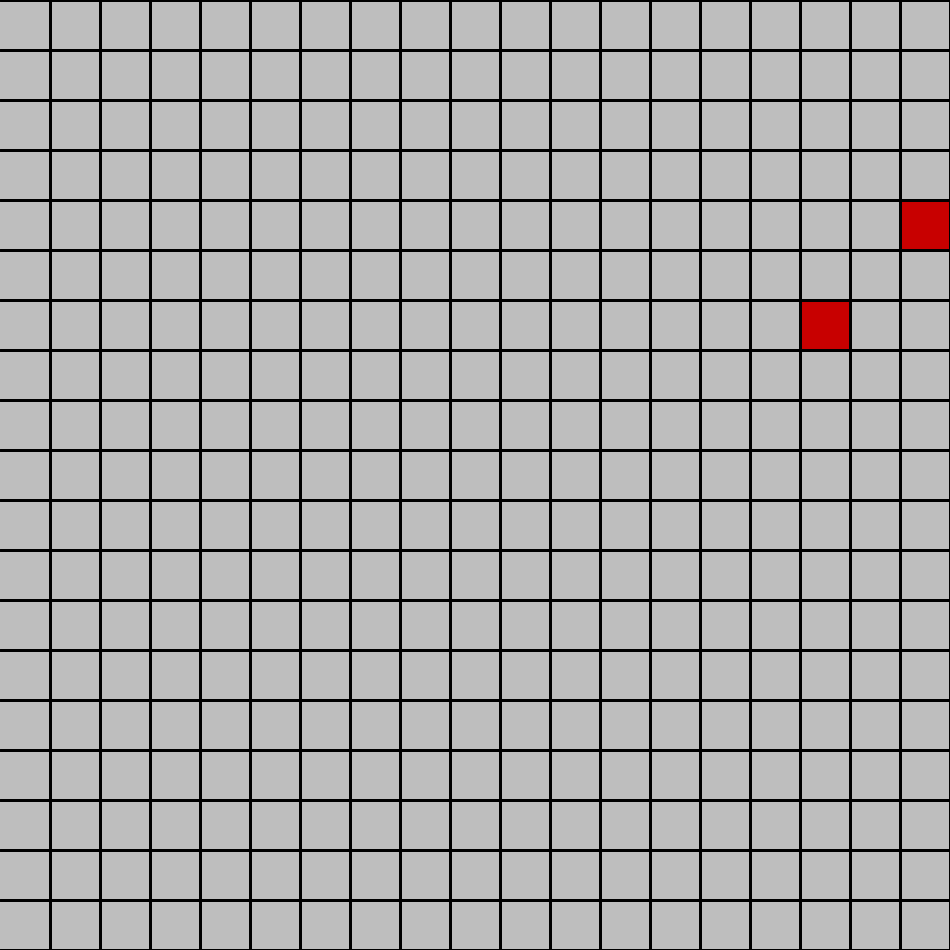
Frame 1 (no input)
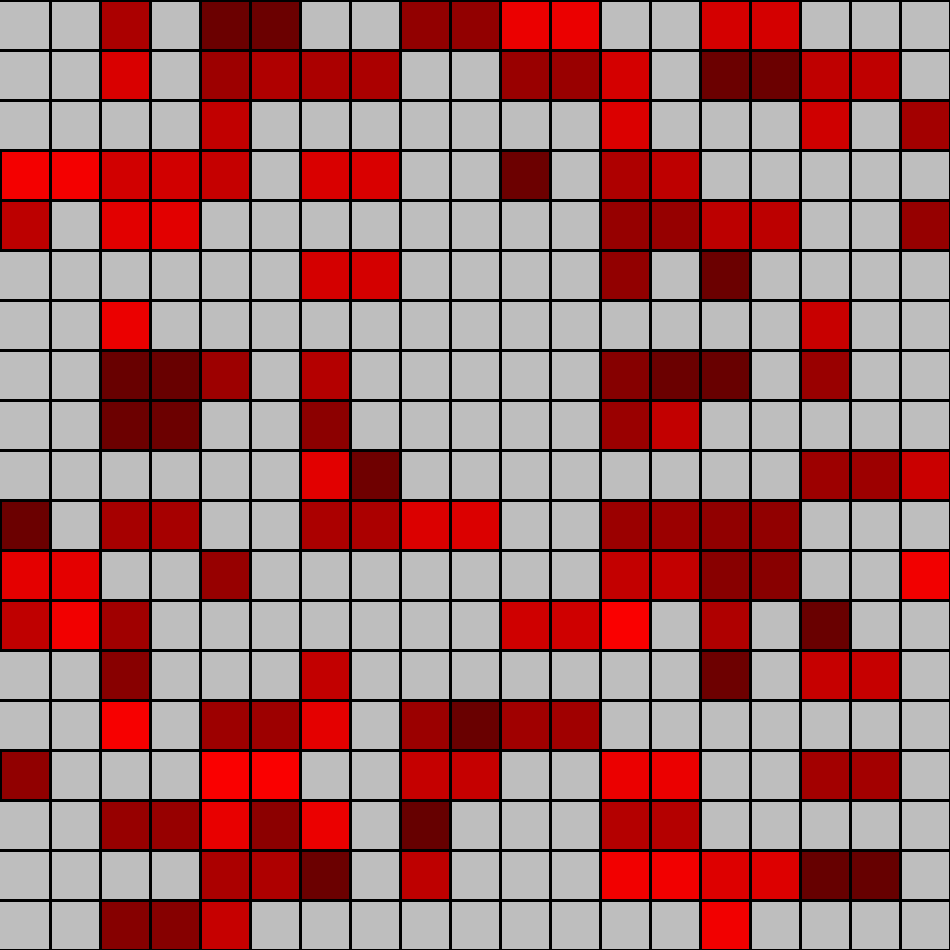
Frame 60 (the mouse pressed at the canvas centre just before this capture)
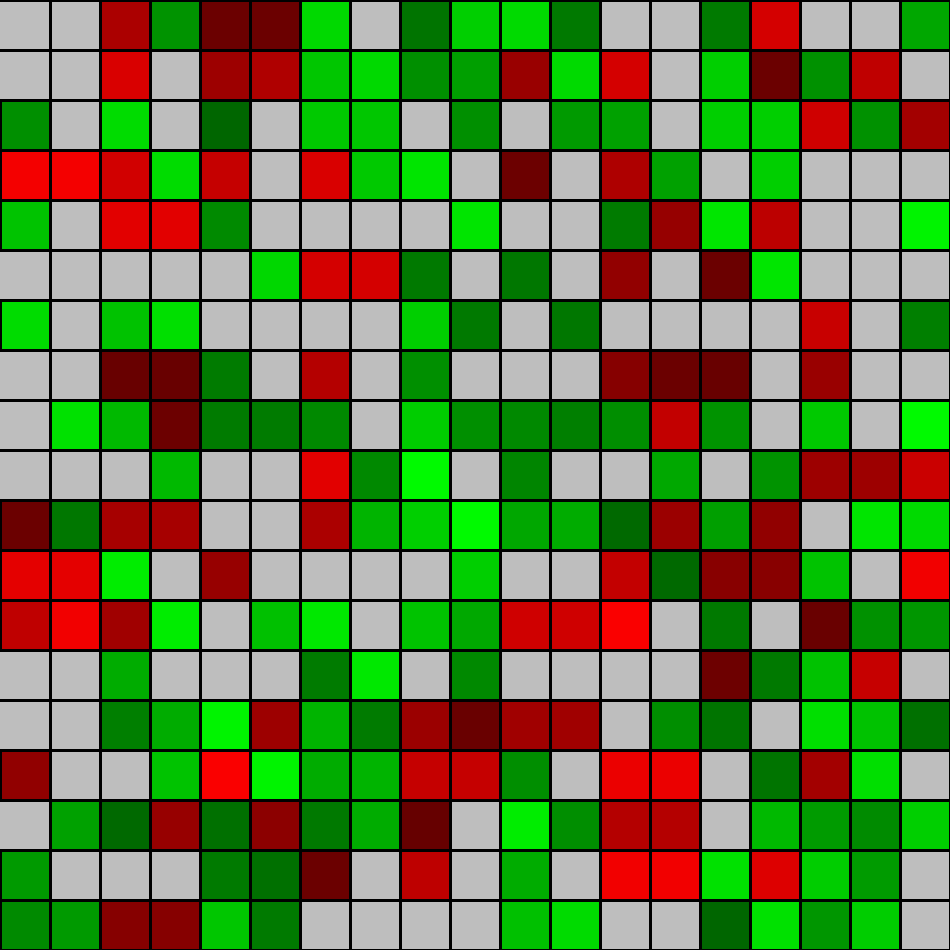
Frame 120 (the mouse held since frame 60 and released just before this capture)

The Processing sketch that drew these frames (run headless with seeded random() and noise(); from frame 60 on, the mouse is pressed at the canvas centre):

// Processing sketch: SS3__Infection
// ── SS3__Infection.pde

float r;
float g;
float b;

boolean button = false;
void setup(){
  size(950,950);
  background(190);
  frameRate(10);
}


void draw(){
  r = random(100,255);
  g = random(100,255);
  b = random(0);
  
  int x = 0;
int y = 0;
//while (x < 950) {
//  strokeWeight(3);
//  line(0, x, 950, x);
//  x = x + 50;
//  line(y, 0, y, 950);
//  y = y + 50;
// }
 for(int i=0; i<=width;i+=50){
   strokeWeight(3);
   line(50+i,0,50+i,height);
 }
 for(int i=0; i<=height;i+=50){
   strokeWeight(3);
   line(0,i,height,i);
 }
 if(mousePressed){
  int x1 = int(random(0,950)/100)*100;
  int y1 = int(random(0,950)/50)*50;
  
  int x2 = int(random(0,950)/50)*50;
  int y2 = int(random(0,950)/100)*100;
  
   fill(0,g,b);
   rect(x1+50,y1+50,50,50);
   rect(x1,y1,50,50);
   rect(x2,y2,50,50);
 }else{
  int x1 = int(random(0,950)/100)*100;
  int y1 = int(random(0,950)/50)*50;
  
  int x2 = int(random(0,950)/100)*100;
  int y2 = int(random(0,950)/50)*50;
  
   fill(r,0,b);
   rect(x1+50,y1,50,50);
   rect(x1,y1,50,50);
   rect(x2,y2,50,50);
   
 }   

}
